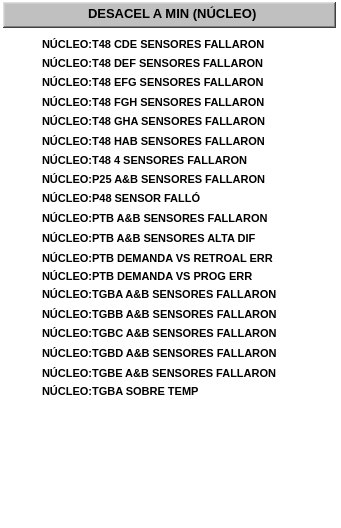
  <widget class="QFrame" name="fr_2">
   <property name="geometry">
    <rect>
     <x>344</x>
     <y>53</y>
     <width>341</width>
     <height>528</height>
    </rect>
   </property>
   <property name="styleSheet">
    <string notr="true">background-color: rgba(255, 255, 255, 0);</string>
   </property>
   <property name="frameShape">
    <enum>QFrame::StyledPanel</enum>
   </property>
   <property name="frameShadow">
    <enum>QFrame::Plain</enum>
   </property>
   <property name="lineWidth">
    <number>1</number>
   </property>
   <property name="midLineWidth">
    <number>0</number>
   </property>
   <widget class="QFrame" name="frTitulo_5">
    <property name="geometry">
     <rect>
      <x>3</x>
      <y>2</y>
      <width>333</width>
      <height>26</height>
     </rect>
    </property>
    <property name="styleSheet">
     <string notr="true">background-color: rgb(192, 192, 192);</string>
    </property>
    <property name="frameShape">
     <enum>QFrame::WinPanel</enum>
    </property>
    <property name="frameShadow">
     <enum>QFrame::Raised</enum>
    </property>
    <property name="lineWidth">
     <number>2</number>
    </property>
    <property name="midLineWidth">
     <number>0</number>
    </property>
   </widget>
   <widget class="QLabel" name="lbTitulo_5">
    <property name="geometry">
     <rect>
      <x>88</x>
      <y>5</y>
      <width>181</width>
      <height>16</height>
     </rect>
    </property>
    <property name="font">
     <font>
      <pointsize>10</pointsize>
      <weight>75</weight>
      <bold>true</bold>
     </font>
    </property>
    <property name="styleSheet">
     <string notr="true">background-color: rgba(255, 255, 255, 0);</string>
    </property>
    <property name="text">
     <string>DESACEL A MIN (NÚCLEO)</string>
    </property>
   </widget>
   <widget class="QLabel" name="lbTexto_39">
    <property name="geometry">
     <rect>
      <x>42</x>
      <y>36</y>
      <width>281</width>
      <height>16</height>
     </rect>
    </property>
    <property name="font">
     <font>
      <pointsize>8</pointsize>
      <weight>75</weight>
      <bold>true</bold>
     </font>
    </property>
    <property name="styleSheet">
     <string notr="true">background-color: rgba(255, 255, 255, 0);</string>
    </property>
    <property name="text">
     <string>NÚCLEO:T48 CDE SENSORES FALLARON</string>
    </property>
   </widget>
   <widget class="AWMultiObject" name="aLet_39">
    <property name="geometry">
     <rect>
      <x>13</x>
      <y>29</y>
      <width>25</width>
      <height>31</height>
     </rect>
    </property>
    <property name="id">
     <string>p_Fix32_THISNODE_DM_CORE006_F_CV</string>
    </property>
    <property name="ElementType">
     <enum>AWMultiObject::CIRLED</enum>
    </property>
    <property name="OnColor">
     <enum>AWMultiObject::Grey</enum>
    </property>
    <property name="OffColor">
     <enum>AWMultiObject::Grey</enum>
    </property>
   </widget>
   <widget class="QLabel" name="lbTexto_40">
    <property name="geometry">
     <rect>
      <x>42</x>
      <y>55</y>
      <width>281</width>
      <height>16</height>
     </rect>
    </property>
    <property name="font">
     <font>
      <pointsize>8</pointsize>
      <weight>75</weight>
      <bold>true</bold>
     </font>
    </property>
    <property name="styleSheet">
     <string notr="true">background-color: rgba(255, 255, 255, 0);</string>
    </property>
    <property name="text">
     <string>NÚCLEO:T48 DEF SENSORES FALLARON</string>
    </property>
   </widget>
   <widget class="AWMultiObject" name="aLet_40">
    <property name="geometry">
     <rect>
      <x>13</x>
      <y>48</y>
      <width>25</width>
      <height>31</height>
     </rect>
    </property>
    <property name="id">
     <string>p_Fix32_THISNODE_DM_CORE007_F_CV</string>
    </property>
    <property name="ElementType">
     <enum>AWMultiObject::CIRLED</enum>
    </property>
    <property name="OnColor">
     <enum>AWMultiObject::Grey</enum>
    </property>
    <property name="OffColor">
     <enum>AWMultiObject::Grey</enum>
    </property>
   </widget>
   <widget class="QLabel" name="lbTexto_41">
    <property name="geometry">
     <rect>
      <x>42</x>
      <y>74</y>
      <width>281</width>
      <height>16</height>
     </rect>
    </property>
    <property name="font">
     <font>
      <pointsize>8</pointsize>
      <weight>75</weight>
      <bold>true</bold>
     </font>
    </property>
    <property name="styleSheet">
     <string notr="true">background-color: rgba(255, 255, 255, 0);</string>
    </property>
    <property name="text">
     <string>NÚCLEO:T48 EFG SENSORES FALLARON</string>
    </property>
   </widget>
   <widget class="AWMultiObject" name="aLet_41">
    <property name="geometry">
     <rect>
      <x>13</x>
      <y>68</y>
      <width>25</width>
      <height>31</height>
     </rect>
    </property>
    <property name="id">
     <string>p_Fix32_THISNODE_DM_CORE008_F_CV</string>
    </property>
    <property name="ElementType">
     <enum>AWMultiObject::CIRLED</enum>
    </property>
    <property name="OnColor">
     <enum>AWMultiObject::Grey</enum>
    </property>
    <property name="OffColor">
     <enum>AWMultiObject::Grey</enum>
    </property>
   </widget>
   <widget class="QLabel" name="lbTexto_42">
    <property name="geometry">
     <rect>
      <x>42</x>
      <y>94</y>
      <width>281</width>
      <height>16</height>
     </rect>
    </property>
    <property name="font">
     <font>
      <pointsize>8</pointsize>
      <weight>75</weight>
      <bold>true</bold>
     </font>
    </property>
    <property name="styleSheet">
     <string notr="true">background-color: rgba(255, 255, 255, 0);</string>
    </property>
    <property name="text">
     <string>NÚCLEO:T48 FGH SENSORES FALLARON</string>
    </property>
   </widget>
   <widget class="AWMultiObject" name="aLet_42">
    <property name="geometry">
     <rect>
      <x>13</x>
      <y>86</y>
      <width>25</width>
      <height>31</height>
     </rect>
    </property>
    <property name="id">
     <string>p_Fix32_THISNODE_DM_CORE009_F_CV</string>
    </property>
    <property name="ElementType">
     <enum>AWMultiObject::CIRLED</enum>
    </property>
    <property name="OnColor">
     <enum>AWMultiObject::Grey</enum>
    </property>
    <property name="OffColor">
     <enum>AWMultiObject::Grey</enum>
    </property>
   </widget>
   <widget class="AWMultiObject" name="aLet_43">
    <property name="geometry">
     <rect>
      <x>13</x>
      <y>106</y>
      <width>25</width>
      <height>31</height>
     </rect>
    </property>
    <property name="id">
     <string>p_Fix32_THISNODE_DM_CORE010_F_CV</string>
    </property>
    <property name="ElementType">
     <enum>AWMultiObject::CIRLED</enum>
    </property>
    <property name="OnColor">
     <enum>AWMultiObject::Grey</enum>
    </property>
    <property name="OffColor">
     <enum>AWMultiObject::Grey</enum>
    </property>
   </widget>
   <widget class="QLabel" name="lbTexto_43">
    <property name="geometry">
     <rect>
      <x>42</x>
      <y>113</y>
      <width>281</width>
      <height>16</height>
     </rect>
    </property>
    <property name="font">
     <font>
      <pointsize>8</pointsize>
      <weight>75</weight>
      <bold>true</bold>
     </font>
    </property>
    <property name="styleSheet">
     <string notr="true">background-color: rgba(255, 255, 255, 0);</string>
    </property>
    <property name="text">
     <string>NÚCLEO:T48 GHA SENSORES FALLARON</string>
    </property>
   </widget>
   <widget class="AWMultiObject" name="aLet_44">
    <property name="geometry">
     <rect>
      <x>13</x>
      <y>126</y>
      <width>25</width>
      <height>31</height>
     </rect>
    </property>
    <property name="id">
     <string>p_Fix32_THISNODE_DM_CORE011_F_CV</string>
    </property>
    <property name="ElementType">
     <enum>AWMultiObject::CIRLED</enum>
    </property>
    <property name="OnColor">
     <enum>AWMultiObject::Grey</enum>
    </property>
    <property name="OffColor">
     <enum>AWMultiObject::Grey</enum>
    </property>
   </widget>
   <widget class="QLabel" name="lbTexto_44">
    <property name="geometry">
     <rect>
      <x>42</x>
      <y>133</y>
      <width>281</width>
      <height>16</height>
     </rect>
    </property>
    <property name="font">
     <font>
      <pointsize>8</pointsize>
      <weight>75</weight>
      <bold>true</bold>
     </font>
    </property>
    <property name="styleSheet">
     <string notr="true">background-color: rgba(255, 255, 255, 0);</string>
    </property>
    <property name="text">
     <string>NÚCLEO:T48 HAB SENSORES FALLARON</string>
    </property>
   </widget>
   <widget class="QLabel" name="lbTexto_45">
    <property name="geometry">
     <rect>
      <x>42</x>
      <y>152</y>
      <width>281</width>
      <height>16</height>
     </rect>
    </property>
    <property name="font">
     <font>
      <pointsize>8</pointsize>
      <weight>75</weight>
      <bold>true</bold>
     </font>
    </property>
    <property name="styleSheet">
     <string notr="true">background-color: rgba(255, 255, 255, 0);</string>
    </property>
    <property name="text">
     <string>NÚCLEO:T48 4 SENSORES FALLARON</string>
    </property>
   </widget>
   <widget class="AWMultiObject" name="aLet_45">
    <property name="geometry">
     <rect>
      <x>13</x>
      <y>145</y>
      <width>25</width>
      <height>31</height>
     </rect>
    </property>
    <property name="id">
     <string>p_Fix32_THISNODE_DM_CORE012_F_CV</string>
    </property>
    <property name="ElementType">
     <enum>AWMultiObject::CIRLED</enum>
    </property>
    <property name="OnColor">
     <enum>AWMultiObject::Grey</enum>
    </property>
    <property name="OffColor">
     <enum>AWMultiObject::Grey</enum>
    </property>
   </widget>
   <widget class="AWMultiObject" name="aLet_46">
    <property name="geometry">
     <rect>
      <x>13</x>
      <y>165</y>
      <width>25</width>
      <height>31</height>
     </rect>
    </property>
    <property name="id">
     <string>p_Fix32_THISNODE_DM_CORE013_F_CV</string>
    </property>
    <property name="ElementType">
     <enum>AWMultiObject::CIRLED</enum>
    </property>
    <property name="OnColor">
     <enum>AWMultiObject::Grey</enum>
    </property>
    <property name="OffColor">
     <enum>AWMultiObject::Grey</enum>
    </property>
   </widget>
   <widget class="QLabel" name="lbTexto_46">
    <property name="geometry">
     <rect>
      <x>42</x>
      <y>171</y>
      <width>281</width>
      <height>16</height>
     </rect>
    </property>
    <property name="font">
     <font>
      <pointsize>8</pointsize>
      <weight>75</weight>
      <bold>true</bold>
     </font>
    </property>
    <property name="styleSheet">
     <string notr="true">background-color: rgba(255, 255, 255, 0);</string>
    </property>
    <property name="text">
     <string>NÚCLEO:P25 A&amp;B SENSORES FALLARON</string>
    </property>
   </widget>
   <widget class="AWMultiObject" name="aLet_47">
    <property name="geometry">
     <rect>
      <x>13</x>
      <y>183</y>
      <width>25</width>
      <height>31</height>
     </rect>
    </property>
    <property name="id">
     <string>p_Fix32_THISNODE_DM_CORE014_F_CV</string>
    </property>
    <property name="ElementType">
     <enum>AWMultiObject::CIRLED</enum>
    </property>
    <property name="OnColor">
     <enum>AWMultiObject::Grey</enum>
    </property>
    <property name="OffColor">
     <enum>AWMultiObject::Grey</enum>
    </property>
   </widget>
   <widget class="QLabel" name="lbTexto_47">
    <property name="geometry">
     <rect>
      <x>42</x>
      <y>190</y>
      <width>281</width>
      <height>16</height>
     </rect>
    </property>
    <property name="font">
     <font>
      <pointsize>8</pointsize>
      <weight>75</weight>
      <bold>true</bold>
     </font>
    </property>
    <property name="styleSheet">
     <string notr="true">background-color: rgba(255, 255, 255, 0);</string>
    </property>
    <property name="text">
     <string>NÚCLEO:P48 SENSOR FALLÓ</string>
    </property>
   </widget>
   <widget class="QLabel" name="lbTexto_48">
    <property name="geometry">
     <rect>
      <x>42</x>
      <y>210</y>
      <width>281</width>
      <height>16</height>
     </rect>
    </property>
    <property name="font">
     <font>
      <pointsize>8</pointsize>
      <weight>75</weight>
      <bold>true</bold>
     </font>
    </property>
    <property name="styleSheet">
     <string notr="true">background-color: rgba(255, 255, 255, 0);</string>
    </property>
    <property name="text">
     <string>NÚCLEO:PTB A&amp;B SENSORES FALLARON</string>
    </property>
   </widget>
   <widget class="AWMultiObject" name="aLet_48">
    <property name="geometry">
     <rect>
      <x>13</x>
      <y>205</y>
      <width>25</width>
      <height>31</height>
     </rect>
    </property>
    <property name="id">
     <string>p_Fix32_THISNODE_DM_CORE015_F_CV</string>
    </property>
    <property name="ElementType">
     <enum>AWMultiObject::CIRLED</enum>
    </property>
    <property name="OnColor">
     <enum>AWMultiObject::Grey</enum>
    </property>
    <property name="OffColor">
     <enum>AWMultiObject::Grey</enum>
    </property>
   </widget>
   <widget class="QLabel" name="lbTexto_49">
    <property name="geometry">
     <rect>
      <x>42</x>
      <y>230</y>
      <width>281</width>
      <height>16</height>
     </rect>
    </property>
    <property name="font">
     <font>
      <pointsize>8</pointsize>
      <weight>75</weight>
      <bold>true</bold>
     </font>
    </property>
    <property name="styleSheet">
     <string notr="true">background-color: rgba(255, 255, 255, 0);</string>
    </property>
    <property name="text">
     <string>NÚCLEO:PTB A&amp;B SENSORES ALTA DIF</string>
    </property>
   </widget>
   <widget class="AWMultiObject" name="aLet_49">
    <property name="geometry">
     <rect>
      <x>13</x>
      <y>223</y>
      <width>25</width>
      <height>31</height>
     </rect>
    </property>
    <property name="id">
     <string>p_Fix32_THISNODE_DM_CORE016_F_CV</string>
    </property>
    <property name="ElementType">
     <enum>AWMultiObject::CIRLED</enum>
    </property>
    <property name="OnColor">
     <enum>AWMultiObject::Grey</enum>
    </property>
    <property name="OffColor">
     <enum>AWMultiObject::Grey</enum>
    </property>
   </widget>
   <widget class="AWMultiObject" name="aLet_50">
    <property name="geometry">
     <rect>
      <x>13</x>
      <y>241</y>
      <width>25</width>
      <height>31</height>
     </rect>
    </property>
    <property name="id">
     <string>p_Fix32_THISNODE_DM_CORE017_F_CV</string>
    </property>
    <property name="ElementType">
     <enum>AWMultiObject::CIRLED</enum>
    </property>
    <property name="OnColor">
     <enum>AWMultiObject::Grey</enum>
    </property>
    <property name="OffColor">
     <enum>AWMultiObject::Grey</enum>
    </property>
   </widget>
   <widget class="QLabel" name="lbTexto_50">
    <property name="geometry">
     <rect>
      <x>42</x>
      <y>250</y>
      <width>281</width>
      <height>16</height>
     </rect>
    </property>
    <property name="font">
     <font>
      <pointsize>8</pointsize>
      <weight>75</weight>
      <bold>true</bold>
     </font>
    </property>
    <property name="styleSheet">
     <string notr="true">background-color: rgba(255, 255, 255, 0);</string>
    </property>
    <property name="text">
     <string>NÚCLEO:PTB DEMANDA VS RETROAL ERR</string>
    </property>
   </widget>
   <widget class="QLabel" name="lbTexto_51">
    <property name="geometry">
     <rect>
      <x>42</x>
      <y>268</y>
      <width>281</width>
      <height>16</height>
     </rect>
    </property>
    <property name="font">
     <font>
      <pointsize>8</pointsize>
      <weight>75</weight>
      <bold>true</bold>
     </font>
    </property>
    <property name="styleSheet">
     <string notr="true">background-color: rgba(255, 255, 255, 0);</string>
    </property>
    <property name="text">
     <string>NÚCLEO:PTB DEMANDA VS PROG ERR</string>
    </property>
   </widget>
   <widget class="AWMultiObject" name="aLet_51">
    <property name="geometry">
     <rect>
      <x>13</x>
      <y>260</y>
      <width>25</width>
      <height>31</height>
     </rect>
    </property>
    <property name="id">
     <string>p_Fix32_THISNODE_DM_CORE018_F_CV</string>
    </property>
    <property name="ElementType">
     <enum>AWMultiObject::CIRLED</enum>
    </property>
    <property name="OnColor">
     <enum>AWMultiObject::Grey</enum>
    </property>
    <property name="OffColor">
     <enum>AWMultiObject::Grey</enum>
    </property>
   </widget>
   <widget class="AWMultiObject" name="aLet_52">
    <property name="geometry">
     <rect>
      <x>13</x>
      <y>280</y>
      <width>25</width>
      <height>31</height>
     </rect>
    </property>
    <property name="id">
     <string>p_Fix32_THISNODE_DM_CORE019_F_CV</string>
    </property>
    <property name="ElementType">
     <enum>AWMultiObject::CIRLED</enum>
    </property>
    <property name="OnColor">
     <enum>AWMultiObject::Grey</enum>
    </property>
    <property name="OffColor">
     <enum>AWMultiObject::Grey</enum>
    </property>
   </widget>
   <widget class="QLabel" name="lbTexto_52">
    <property name="geometry">
     <rect>
      <x>42</x>
      <y>286</y>
      <width>281</width>
      <height>16</height>
     </rect>
    </property>
    <property name="font">
     <font>
      <pointsize>8</pointsize>
      <weight>75</weight>
      <bold>true</bold>
     </font>
    </property>
    <property name="styleSheet">
     <string notr="true">background-color: rgba(255, 255, 255, 0);</string>
    </property>
    <property name="text">
     <string>NÚCLEO:TGBA A&amp;B SENSORES FALLARON</string>
    </property>
   </widget>
   <widget class="QLabel" name="lbTexto_53">
    <property name="geometry">
     <rect>
      <x>42</x>
      <y>306</y>
      <width>281</width>
      <height>16</height>
     </rect>
    </property>
    <property name="font">
     <font>
      <pointsize>8</pointsize>
      <weight>75</weight>
      <bold>true</bold>
     </font>
    </property>
    <property name="styleSheet">
     <string notr="true">background-color: rgba(255, 255, 255, 0);</string>
    </property>
    <property name="text">
     <string>NÚCLEO:TGBB A&amp;B SENSORES FALLARON</string>
    </property>
   </widget>
   <widget class="AWMultiObject" name="aLet_53">
    <property name="geometry">
     <rect>
      <x>13</x>
      <y>300</y>
      <width>25</width>
      <height>31</height>
     </rect>
    </property>
    <property name="id">
     <string>p_Fix32_THISNODE_DM_CORE020_F_CV</string>
    </property>
    <property name="ElementType">
     <enum>AWMultiObject::CIRLED</enum>
    </property>
    <property name="OnColor">
     <enum>AWMultiObject::Grey</enum>
    </property>
    <property name="OffColor">
     <enum>AWMultiObject::Grey</enum>
    </property>
   </widget>
   <widget class="AWMultiObject" name="aLet_54">
    <property name="geometry">
     <rect>
      <x>13</x>
      <y>320</y>
      <width>25</width>
      <height>31</height>
     </rect>
    </property>
    <property name="id">
     <string>p_Fix32_THISNODE_DM_CORE021_F_CV</string>
    </property>
    <property name="ElementType">
     <enum>AWMultiObject::CIRLED</enum>
    </property>
    <property name="OnColor">
     <enum>AWMultiObject::Grey</enum>
    </property>
    <property name="OffColor">
     <enum>AWMultiObject::Grey</enum>
    </property>
   </widget>
   <widget class="QLabel" name="lbTexto_54">
    <property name="geometry">
     <rect>
      <x>42</x>
      <y>325</y>
      <width>281</width>
      <height>16</height>
     </rect>
    </property>
    <property name="font">
     <font>
      <pointsize>8</pointsize>
      <weight>75</weight>
      <bold>true</bold>
     </font>
    </property>
    <property name="styleSheet">
     <string notr="true">background-color: rgba(255, 255, 255, 0);</string>
    </property>
    <property name="text">
     <string>NÚCLEO:TGBC A&amp;B SENSORES FALLARON</string>
    </property>
   </widget>
   <widget class="AWMultiObject" name="aLet_55">
    <property name="geometry">
     <rect>
      <x>13</x>
      <y>338</y>
      <width>25</width>
      <height>31</height>
     </rect>
    </property>
    <property name="id">
     <string>p_Fix32_THISNODE_DM_CORE022_F_CV</string>
    </property>
    <property name="ElementType">
     <enum>AWMultiObject::CIRLED</enum>
    </property>
    <property name="OnColor">
     <enum>AWMultiObject::Grey</enum>
    </property>
    <property name="OffColor">
     <enum>AWMultiObject::Grey</enum>
    </property>
   </widget>
   <widget class="QLabel" name="lbTexto_55">
    <property name="geometry">
     <rect>
      <x>42</x>
      <y>345</y>
      <width>281</width>
      <height>16</height>
     </rect>
    </property>
    <property name="font">
     <font>
      <pointsize>8</pointsize>
      <weight>75</weight>
      <bold>true</bold>
     </font>
    </property>
    <property name="styleSheet">
     <string notr="true">background-color: rgba(255, 255, 255, 0);</string>
    </property>
    <property name="text">
     <string>NÚCLEO:TGBD A&amp;B SENSORES FALLARON</string>
    </property>
   </widget>
   <widget class="AWMultiObject" name="aLet_56">
    <property name="geometry">
     <rect>
      <x>13</x>
      <y>356</y>
      <width>25</width>
      <height>31</height>
     </rect>
    </property>
    <property name="id">
     <string>p_Fix32_THISNODE_DM_CORE023_F_CV</string>
    </property>
    <property name="ElementType">
     <enum>AWMultiObject::CIRLED</enum>
    </property>
    <property name="OnColor">
     <enum>AWMultiObject::Grey</enum>
    </property>
    <property name="OffColor">
     <enum>AWMultiObject::Grey</enum>
    </property>
   </widget>
   <widget class="QLabel" name="lbTexto_56">
    <property name="geometry">
     <rect>
      <x>42</x>
      <y>365</y>
      <width>281</width>
      <height>16</height>
     </rect>
    </property>
    <property name="font">
     <font>
      <pointsize>8</pointsize>
      <weight>75</weight>
      <bold>true</bold>
     </font>
    </property>
    <property name="styleSheet">
     <string notr="true">background-color: rgba(255, 255, 255, 0);</string>
    </property>
    <property name="text">
     <string>NÚCLEO:TGBE A&amp;B SENSORES FALLARON</string>
    </property>
   </widget>
   <widget class="AWMultiObject" name="aLet_57">
    <property name="geometry">
     <rect>
      <x>13</x>
      <y>378</y>
      <width>25</width>
      <height>31</height>
     </rect>
    </property>
    <property name="id">
     <string>p_Fix32_THISNODE_DM_CORE024_F_CV</string>
    </property>
    <property name="ElementType">
     <enum>AWMultiObject::CIRLED</enum>
    </property>
    <property name="OnColor">
     <enum>AWMultiObject::Grey</enum>
    </property>
    <property name="OffColor">
     <enum>AWMultiObject::Grey</enum>
    </property>
   </widget>
   <widget class="QLabel" name="lbTexto_57">
    <property name="geometry">
     <rect>
      <x>42</x>
      <y>383</y>
      <width>281</width>
      <height>16</height>
     </rect>
    </property>
    <property name="font">
     <font>
      <pointsize>8</pointsize>
      <weight>75</weight>
      <bold>true</bold>
     </font>
    </property>
    <property name="styleSheet">
     <string notr="true">background-color: rgba(255, 255, 255, 0);</string>
    </property>
    <property name="text">
     <string>NÚCLEO:TGBA SOBRE TEMP</string>
    </property>
   </widget>
  </widget>
